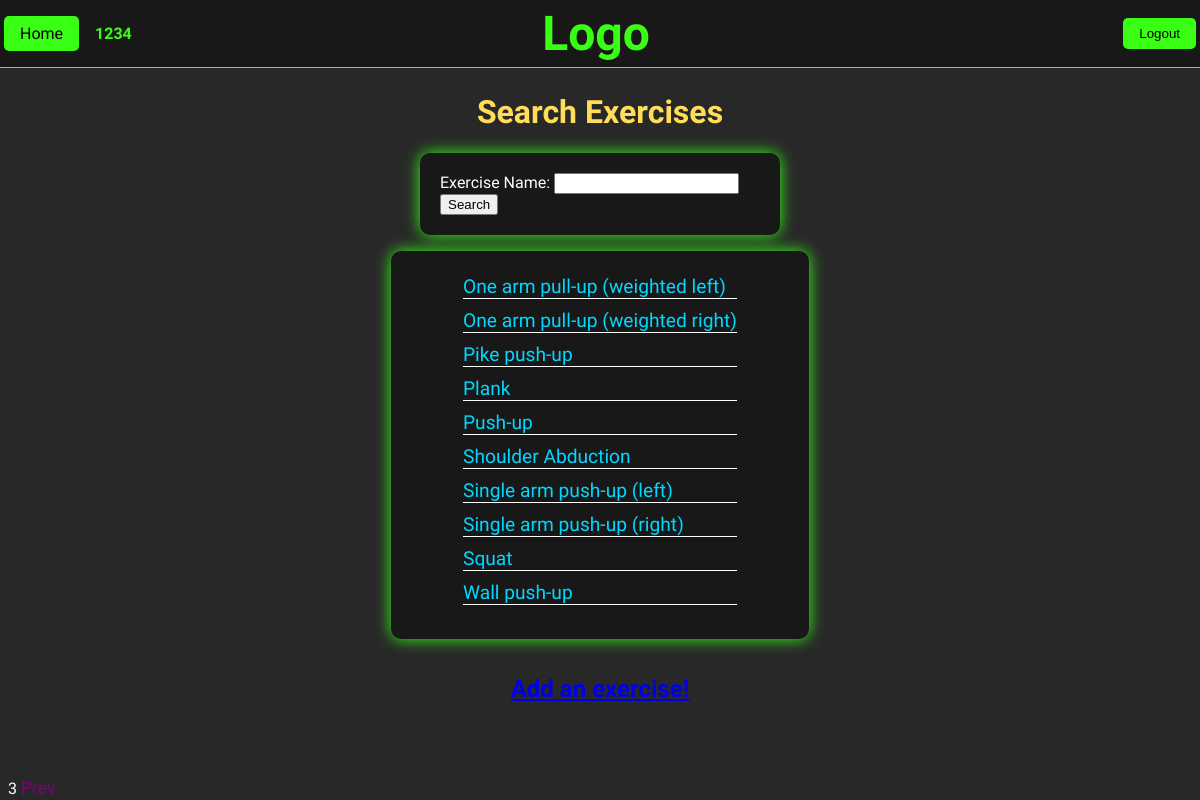
Before: /exercises/search/?page=3&exercise_name= (signed in) with the older database file.
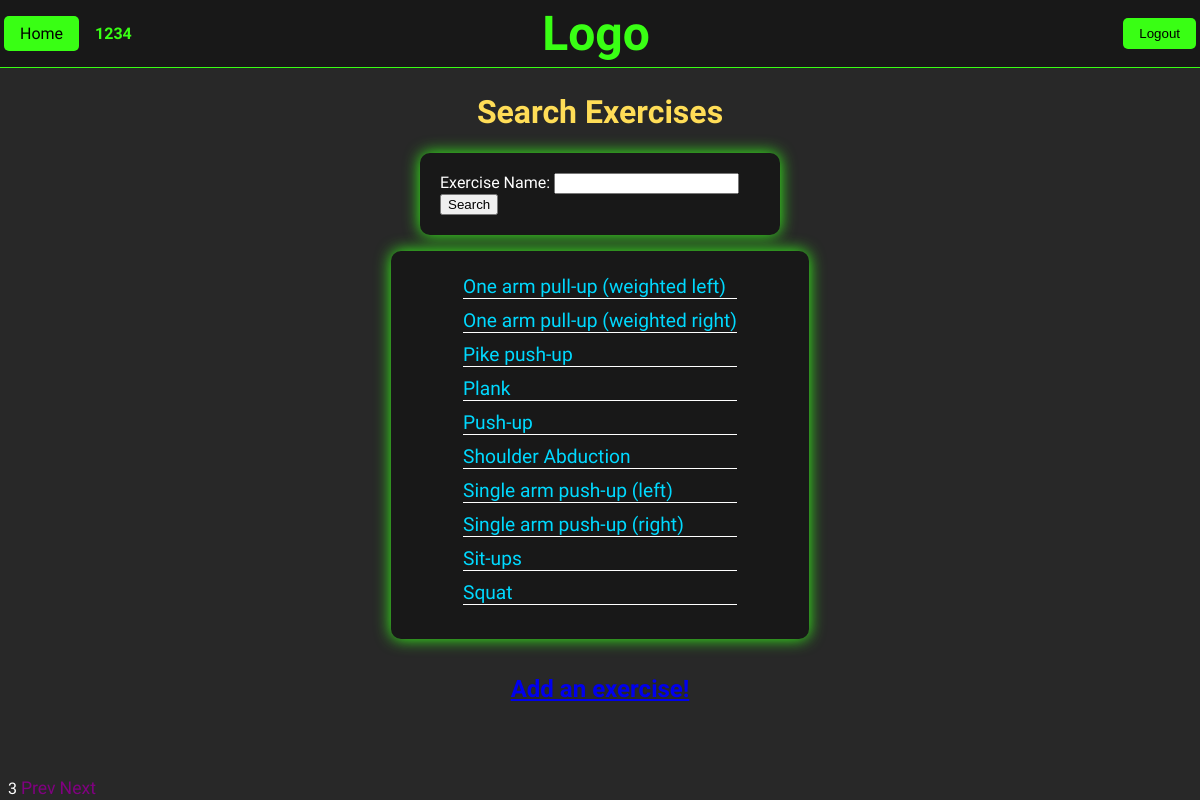
After: the same page with the newer database file.
### gym/models.py (models this page shows, shortened)
class FitCrawlerUser(AbstractBaseUser):
    email = models.EmailField(max_length=255, unique=True)
    username = models.CharField(max_length=63, unique=True)
    TYPES = ( ('FitKnight', 'FitKnight'), ('FitGuildOfficer', 'FitGuildOfficer'))
    user_type = models.CharField(max_length=31, choices=TYPES, default='FitKnight')
    gym = models.ForeignKey('gym.Gym', on_delete=models.SET_NULL, null=True, blank=True)
    is_admin = models.BooleanField(default=False)
    is_active = models.BooleanField(default=True)
    USERNAME_FIELD = 'username'
    EMAIL_FIELD = 'email'
    REQUIRED_FIELDS = ['email']
    objects = FitUserManager()

### exercises/models.py (models this page shows, shortened)
class Exercise(models.Model):
    name = models.CharField(max_length=255)
    description = models.CharField(max_length=511)
    video_link = models.URLField(null=True, blank=True, max_length=255, default=None)

### exercises/views.py (the view)
# urls.py: path('search/', views.search_exercises, name='search_exercises'),
@login_required
def search_exercises(request):
    if request.GET.get('exercise_name'):
        search_query = request.GET.get('exercise_name')
    else:
        search_query = ''
    if request.GET.get('page'):
        page_number = int(request.GET.get('page'))
    else:
        page_number = 1
    with connection.cursor() as cursor:
        cursor.execute("""
            SELECT COUNT(*)
            FROM exercises_exercise e
            WHERE e.name LIKE CONCAT('%%', LOWER(%s), '%%')
            """, [search_query])
        total = cursor.fetchone()[0]
        last_page = ceil(total / NUM_ENTRIES_PER_PAGE)
        if last_page < 1:
            last_page = 1
        if page_number / NUM_ENTRIES_PER_PAGE > total:
            page_number = last_page
        offset = NUM_ENTRIES_PER_PAGE*(page_number - 1)
        cursor.execute("""
            SELECT e.id, e.name
            FROM exercises_exercise e
            WHERE e.name LIKE CONCAT('%%', LOWER(%s), '%%')
            ORDER BY e.name
            LIMIT 10 OFFSET %s
            """, [search_query, offset])
        rows = cursor.fetchall()
    template_args = {'exercises': rows, 'search_query': search_query, 'page_number': page_number}
    if page_number > 1:
        template_args['previous'] = page_number - 1
    if page_number < last_page:
        template_args['next'] = page_number + 1
    return render(request, 'exercises/search_exercises.html', template_args)

### exercises/templates/exercises/search_exercises.html (shortened to what this page needs)
{% extends 'gym/header.html' %}
{%load static %}
{% block content %}
<link rel="stylesheet" type="text/css" href="{% static 'exercises/search_exercises.css' %}">
<h1>Search Exercises</h1>
<form method="GET" class="search-exercises-form">
    <label for="id_exercise_name">Exercise Name:</label>
    <input type="text" name="exercise_name" value="{{ search_query }}" maxlength="255" id="id_exercise_name">
    <button type="submit">Search</button>
</form>
<div class="list-div">
    <ul>
    {% for exercise_id, exercise_name in exercises %}
        <li>
            <a href="{% url 'exercises:view_exercise' exercise_id %}">
            {{exercise_name}}
            </a>
        </li>
    {% endfor %}
    </ul>
</div>
{% if user.is_authenticated and user.user_type == 'FitGuildOfficer' %}
<h2><a href="{% url 'exercises:create_exercise' %}">Add an exercise!</a></h2>
{% endif %}
<div class="footer">
    {{ page_number }}
    {% if previous %}
    <a href="{% url 'exercises:search_exercises' %}?page={{previous}}&exercise_name={{search_query}}">Prev</a>
    {% endif %}
    {% if next %}
    <a href="{% url 'exercises:search_exercises' %}?page={{next}}&exercise_name={{search_query}}">Next</a>
    {% endif %}
</div>
{% endblock %}

### gym/templates/gym/header.html (shortened to what this page needs)
{% load static %}
<!DOCTYPE html>
<html lang="en">
    <head>
        <link rel="stylesheet" type="text/css" href="{% static 'fitness/header.css' %}">
    </head>
    <body>
        <header class="header">
            <div class="left">
                <a href="{% url 'fitness:home' %}" class="button">Home</a>
                {% if user.is_authenticated %}
                <div class="username"> {{ user.username }} </div>
                {% endif %}
            </div>
            <div class="logo">
                <h1>Logo</h1>
            </div>
            <div class="right">
                {% if user.is_authenticated %}
                <form action="{% url 'gym:logout' %}" method="POST">
                    <button type="submit" class="button">Logout</button>
                </form>
                {% else %}
                <div class="authentication">
                    <a href="{% url 'gym:signup' %}" class="button">Sign Up</a>
                    <a href="{% url 'gym:login' %}" class="button">Login</a>
                </div>
                {% endif %}
            </div>
        </header>
        <div class="header-space"></div>
            {% block content %}
            {% endblock %}
    </body>
</html>

### fitness/static/fitness/header.css (style rules this page uses)
body { background-color: #282828; color: white; font-family: "Rajdhani", sans-serif; }
.header { display: flex; justify-content: space-between; align-items: center; border-bottom: 1px solid #39FF14; padding: 1rem; margin: -1.5rem -1.75rem; background-color: #181818; margin-bottom: 1rem; position: fixed; width: 100%; }
.left { display: flex; align-items: center; justify-content: flex-start; width: 42%; }
.logo { font-size: 1.8rem; margin-left: 1rem; font-weight: bold; width: 10%; margin: -1rem 0rem; }
.logo h1 { color:#39FF14; margin: 0rem; font-size: 3rem; }
.right { display: flex; align-items: center; justify-content: flex-end; width: 42%; }
.button { background-color: #39FF14; color: black; padding: 0.5rem 1rem; text-decoration: none; border-radius: 5px; margin-left: 0.5rem; transition: background-color 0.3s ease; border: none; cursor: pointer; }
.username { font-weight: bold; margin-left: 1rem; color: #39FF14; }
.header-space { margin-top:1.5rem; padding-bottom: 3rem; }

### exercises/static/exercises/search_exercises.css (style rules this page uses)
h1 { color: #ffdd57; text-align: center; font-size: 2rem; }
h2 { color: #39FF14; text-align: center; font-size: 1.5rem; }
ul { width: fit-content; background-color: #181818; max-width: 25rem; padding: 1.5rem 4.5rem; box-shadow: 0rem 0rem 1rem rgb(55, 255, 25); border-radius: .625rem; }
li { list-style: none; margin-bottom: .625rem; font-family: 'Rajdhani', sans-serif; font-size: 1.2rem; border-top: pink; border-style: solid; border-width: 0 0 1px 0; }
ul li a { color: #00d9ff; text-decoration: none; }
.search-exercises-form { background-color: #181818; padding: 1.25rem; max-width: 20rem; margin: auto; border-radius: .625rem; box-shadow: 0rem 0rem 1rem rgb(55, 255, 25); }
.list-div { display: flex; align-items: center; justify-content: center; }
.footer { position: fixed; bottom: .1rem; }
.footer a { color: purple; text-decoration: none; font-size: 1.1rem; }

Changed rows visible on the page:
no longer on this page (row edited): Exercise: name "Wall push-up"
added Exercise: name "Sit-ups"
